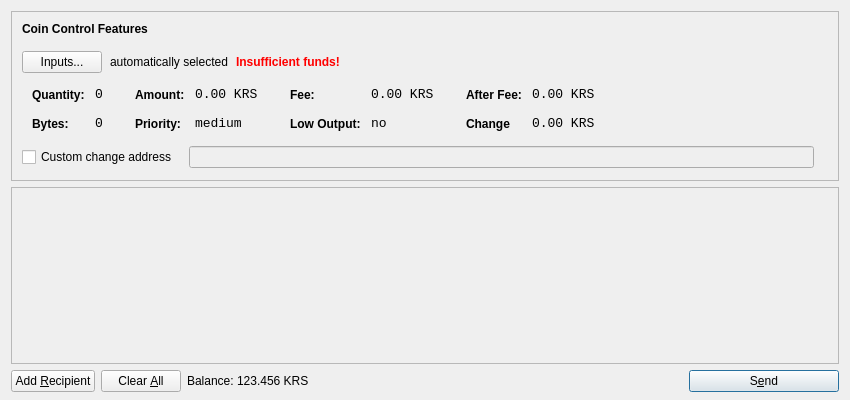
<?xml version="1.0" encoding="UTF-8"?>
<ui version="4.0">
 <class>SendCoinsDialog</class>
 <widget class="QDialog" name="SendCoinsDialog">
  <property name="geometry">
   <rect>
    <x>0</x>
    <y>0</y>
    <width>850</width>
    <height>400</height>
   </rect>
  </property>
  <property name="windowTitle">
   <string>Send Coins</string>
  </property>
  <layout class="QVBoxLayout" name="verticalLayout" stretch="0,1,0">
   <property name="bottomMargin">
    <number>8</number>
   </property>
   <item>
    <widget class="QFrame" name="frameCoinControl">
     <property name="sizePolicy">
      <sizepolicy hsizetype="Expanding" vsizetype="Expanding">
       <horstretch>0</horstretch>
       <verstretch>0</verstretch>
      </sizepolicy>
     </property>
     <property name="maximumSize">
      <size>
       <width>16777215</width>
       <height>16777215</height>
      </size>
     </property>
     <property name="frameShape">
      <enum>QFrame::StyledPanel</enum>
     </property>
     <property name="frameShadow">
      <enum>QFrame::Sunken</enum>
     </property>
     <layout class="QVBoxLayout" name="verticalLayoutCoinControl2">
      <property name="spacing">
       <number>6</number>
      </property>
      <property name="leftMargin">
       <number>0</number>
      </property>
      <property name="topMargin">
       <number>0</number>
      </property>
      <property name="rightMargin">
       <number>0</number>
      </property>
      <property name="bottomMargin">
       <number>6</number>
      </property>
      <item>
       <layout class="QVBoxLayout" name="verticalLayoutCoinControl" stretch="0,0,0,1,0,0">
        <property name="spacing">
         <number>0</number>
        </property>
        <property name="leftMargin">
         <number>10</number>
        </property>
        <property name="topMargin">
         <number>10</number>
        </property>
        <item>
         <layout class="QHBoxLayout" name="horizontalLayoutCoinControl1">
          <property name="bottomMargin">
           <number>15</number>
          </property>
          <item>
           <widget class="QLabel" name="labelCoinControlFeatures">
            <property name="sizePolicy">
             <sizepolicy hsizetype="Preferred" vsizetype="Maximum">
              <horstretch>0</horstretch>
              <verstretch>0</verstretch>
             </sizepolicy>
            </property>
            <property name="font">
             <font>
              <weight>75</weight>
              <bold>true</bold>
             </font>
            </property>
            <property name="styleSheet">
             <string notr="true">font-weight:bold;</string>
            </property>
            <property name="text">
             <string>Coin Control Features</string>
            </property>
           </widget>
          </item>
         </layout>
        </item>
        <item>
         <layout class="QHBoxLayout" name="horizontalLayoutCoinControl2" stretch="0,0,0,0">
          <property name="spacing">
           <number>8</number>
          </property>
          <property name="bottomMargin">
           <number>10</number>
          </property>
          <item>
           <widget class="QPushButton" name="pushButtonCoinControl">
            <property name="styleSheet">
             <string notr="true"/>
            </property>
            <property name="text">
             <string>Inputs...</string>
            </property>
           </widget>
          </item>
          <item>
           <widget class="QLabel" name="labelCoinControlAutomaticallySelected">
            <property name="text">
             <string>automatically selected</string>
            </property>
            <property name="margin">
             <number>5</number>
            </property>
           </widget>
          </item>
          <item>
           <widget class="QLabel" name="labelCoinControlInsuffFunds">
            <property name="font">
             <font>
              <weight>75</weight>
              <bold>true</bold>
             </font>
            </property>
            <property name="styleSheet">
             <string notr="true">color:red;font-weight:bold;</string>
            </property>
            <property name="text">
             <string>Insufficient funds!</string>
            </property>
            <property name="margin">
             <number>5</number>
            </property>
           </widget>
          </item>
          <item>
           <spacer name="horizontalSpacerCoinControl">
            <property name="orientation">
             <enum>Qt::Horizontal</enum>
            </property>
            <property name="sizeHint" stdset="0">
             <size>
              <width>40</width>
              <height>1</height>
             </size>
            </property>
           </spacer>
          </item>
         </layout>
        </item>
        <item>
         <widget class="QWidget" name="widgetCoinControl" native="true">
          <property name="sizePolicy">
           <sizepolicy hsizetype="Preferred" vsizetype="Preferred">
            <horstretch>0</horstretch>
            <verstretch>0</verstretch>
           </sizepolicy>
          </property>
          <property name="minimumSize">
           <size>
            <width>0</width>
            <height>0</height>
           </size>
          </property>
          <property name="styleSheet">
           <string notr="true"/>
          </property>
          <layout class="QHBoxLayout" name="horizontalLayoutCoinControl5">
           <property name="margin">
            <number>0</number>
           </property>
           <item>
            <layout class="QHBoxLayout" name="horizontalLayoutCoinControl3" stretch="0,0,0,1">
             <property name="spacing">
              <number>20</number>
             </property>
             <property name="topMargin">
              <number>0</number>
             </property>
             <property name="bottomMargin">
              <number>10</number>
             </property>
             <item>
              <layout class="QFormLayout" name="formLayoutCoinControl1">
               <property name="horizontalSpacing">
                <number>10</number>
               </property>
               <property name="verticalSpacing">
                <number>14</number>
               </property>
               <property name="leftMargin">
                <number>10</number>
               </property>
               <property name="topMargin">
                <number>4</number>
               </property>
               <property name="rightMargin">
                <number>6</number>
               </property>
               <item row="0" column="0">
                <widget class="QLabel" name="labelCoinControlQuantityText">
                 <property name="styleSheet">
                  <string notr="true">font-weight:bold;</string>
                 </property>
                 <property name="text">
                  <string>Quantity:</string>
                 </property>
                 <property name="margin">
                  <number>0</number>
                 </property>
                </widget>
               </item>
               <item row="0" column="1">
                <widget class="QLabel" name="labelCoinControlQuantity">
                 <property name="font">
                  <font>
                   <family>Monospace</family>
                   <pointsize>10</pointsize>
                  </font>
                 </property>
                 <property name="cursor">
                  <cursorShape>IBeamCursor</cursorShape>
                 </property>
                 <property name="contextMenuPolicy">
                  <enum>Qt::ActionsContextMenu</enum>
                 </property>
                 <property name="text">
                  <string>0</string>
                 </property>
                 <property name="margin">
                  <number>0</number>
                 </property>
                 <property name="textInteractionFlags">
                  <set>Qt::LinksAccessibleByMouse|Qt::TextSelectableByKeyboard|Qt::TextSelectableByMouse</set>
                 </property>
                </widget>
               </item>
               <item row="1" column="0">
                <widget class="QLabel" name="labelCoinControlBytesText">
                 <property name="styleSheet">
                  <string notr="true">font-weight:bold;</string>
                 </property>
                 <property name="text">
                  <string>Bytes:</string>
                 </property>
                </widget>
               </item>
               <item row="1" column="1">
                <widget class="QLabel" name="labelCoinControlBytes">
                 <property name="font">
                  <font>
                   <family>Monospace</family>
                   <pointsize>10</pointsize>
                  </font>
                 </property>
                 <property name="cursor">
                  <cursorShape>IBeamCursor</cursorShape>
                 </property>
                 <property name="contextMenuPolicy">
                  <enum>Qt::ActionsContextMenu</enum>
                 </property>
                 <property name="text">
                  <string>0</string>
                 </property>
                 <property name="textInteractionFlags">
                  <set>Qt::LinksAccessibleByMouse|Qt::TextSelectableByKeyboard|Qt::TextSelectableByMouse</set>
                 </property>
                </widget>
               </item>
              </layout>
             </item>
             <item>
              <layout class="QFormLayout" name="formLayoutCoinControl2">
               <property name="horizontalSpacing">
                <number>10</number>
               </property>
               <property name="verticalSpacing">
                <number>14</number>
               </property>
               <property name="leftMargin">
                <number>6</number>
               </property>
               <property name="topMargin">
                <number>4</number>
               </property>
               <property name="rightMargin">
                <number>6</number>
               </property>
               <item row="0" column="0">
                <widget class="QLabel" name="labelCoinControlAmountText">
                 <property name="styleSheet">
                  <string notr="true">font-weight:bold;</string>
                 </property>
                 <property name="text">
                  <string>Amount:</string>
                 </property>
                 <property name="margin">
                  <number>0</number>
                 </property>
                </widget>
               </item>
               <item row="0" column="1">
                <widget class="QLabel" name="labelCoinControlAmount">
                 <property name="font">
                  <font>
                   <family>Monospace</family>
                   <pointsize>10</pointsize>
                  </font>
                 </property>
                 <property name="cursor">
                  <cursorShape>IBeamCursor</cursorShape>
                 </property>
                 <property name="contextMenuPolicy">
                  <enum>Qt::ActionsContextMenu</enum>
                 </property>
                 <property name="text">
                  <string>0.00 KRS</string>
                 </property>
                 <property name="textInteractionFlags">
                  <set>Qt::LinksAccessibleByMouse|Qt::TextSelectableByKeyboard|Qt::TextSelectableByMouse</set>
                 </property>
                </widget>
               </item>
               <item row="1" column="0">
                <widget class="QLabel" name="labelCoinControlPriorityText">
                 <property name="styleSheet">
                  <string notr="true">font-weight:bold;</string>
                 </property>
                 <property name="text">
                  <string>Priority:</string>
                 </property>
                </widget>
               </item>
               <item row="1" column="1">
                <widget class="QLabel" name="labelCoinControlPriority">
                 <property name="font">
                  <font>
                   <family>Monospace</family>
                   <pointsize>10</pointsize>
                  </font>
                 </property>
                 <property name="cursor">
                  <cursorShape>IBeamCursor</cursorShape>
                 </property>
                 <property name="contextMenuPolicy">
                  <enum>Qt::ActionsContextMenu</enum>
                 </property>
                 <property name="text">
                  <string>medium</string>
                 </property>
                 <property name="textInteractionFlags">
                  <set>Qt::LinksAccessibleByMouse|Qt::TextSelectableByKeyboard|Qt::TextSelectableByMouse</set>
                 </property>
                </widget>
               </item>
              </layout>
             </item>
             <item>
              <layout class="QFormLayout" name="formLayoutCoinControl3">
               <property name="horizontalSpacing">
                <number>10</number>
               </property>
               <property name="verticalSpacing">
                <number>14</number>
               </property>
               <property name="leftMargin">
                <number>6</number>
               </property>
               <property name="topMargin">
                <number>4</number>
               </property>
               <property name="rightMargin">
                <number>6</number>
               </property>
               <item row="0" column="0">
                <widget class="QLabel" name="labelCoinControlFeeText">
                 <property name="styleSheet">
                  <string notr="true">font-weight:bold;</string>
                 </property>
                 <property name="text">
                  <string>Fee:</string>
                 </property>
                 <property name="margin">
                  <number>0</number>
                 </property>
                </widget>
               </item>
               <item row="0" column="1">
                <widget class="QLabel" name="labelCoinControlFee">
                 <property name="font">
                  <font>
                   <family>Monospace</family>
                   <pointsize>10</pointsize>
                  </font>
                 </property>
                 <property name="cursor">
                  <cursorShape>IBeamCursor</cursorShape>
                 </property>
                 <property name="contextMenuPolicy">
                  <enum>Qt::ActionsContextMenu</enum>
                 </property>
                 <property name="text">
                  <string>0.00 KRS</string>
                 </property>
                 <property name="textInteractionFlags">
                  <set>Qt::LinksAccessibleByMouse|Qt::TextSelectableByKeyboard|Qt::TextSelectableByMouse</set>
                 </property>
                </widget>
               </item>
               <item row="1" column="0">
                <widget class="QLabel" name="labelCoinControlLowOutputText">
                 <property name="styleSheet">
                  <string notr="true">font-weight:bold;</string>
                 </property>
                 <property name="text">
                  <string>Low Output:</string>
                 </property>
                </widget>
               </item>
               <item row="1" column="1">
                <widget class="QLabel" name="labelCoinControlLowOutput">
                 <property name="font">
                  <font>
                   <family>Monospace</family>
                   <pointsize>10</pointsize>
                  </font>
                 </property>
                 <property name="cursor">
                  <cursorShape>IBeamCursor</cursorShape>
                 </property>
                 <property name="contextMenuPolicy">
                  <enum>Qt::ActionsContextMenu</enum>
                 </property>
                 <property name="text">
                  <string>no</string>
                 </property>
                 <property name="textInteractionFlags">
                  <set>Qt::LinksAccessibleByMouse|Qt::TextSelectableByKeyboard|Qt::TextSelectableByMouse</set>
                 </property>
                </widget>
               </item>
              </layout>
             </item>
             <item>
              <layout class="QFormLayout" name="formLayoutCoinControl4">
               <property name="horizontalSpacing">
                <number>10</number>
               </property>
               <property name="verticalSpacing">
                <number>14</number>
               </property>
               <property name="leftMargin">
                <number>6</number>
               </property>
               <property name="topMargin">
                <number>4</number>
               </property>
               <property name="rightMargin">
                <number>6</number>
               </property>
               <item row="0" column="0">
                <widget class="QLabel" name="labelCoinControlAfterFeeText">
                 <property name="styleSheet">
                  <string notr="true">font-weight:bold;</string>
                 </property>
                 <property name="text">
                  <string>After Fee:</string>
                 </property>
                 <property name="margin">
                  <number>0</number>
                 </property>
                </widget>
               </item>
               <item row="0" column="1">
                <widget class="QLabel" name="labelCoinControlAfterFee">
                 <property name="font">
                  <font>
                   <family>Monospace</family>
                   <pointsize>10</pointsize>
                  </font>
                 </property>
                 <property name="cursor">
                  <cursorShape>IBeamCursor</cursorShape>
                 </property>
                 <property name="contextMenuPolicy">
                  <enum>Qt::ActionsContextMenu</enum>
                 </property>
                 <property name="text">
                  <string>0.00 KRS</string>
                 </property>
                 <property name="textInteractionFlags">
                  <set>Qt::LinksAccessibleByMouse|Qt::TextSelectableByKeyboard|Qt::TextSelectableByMouse</set>
                 </property>
                </widget>
               </item>
               <item row="1" column="0">
                <widget class="QLabel" name="labelCoinControlChangeText">
                 <property name="styleSheet">
                  <string notr="true">font-weight:bold;</string>
                 </property>
                 <property name="text">
                  <string>Change</string>
                 </property>
                </widget>
               </item>
               <item row="1" column="1">
                <widget class="QLabel" name="labelCoinControlChange">
                 <property name="font">
                  <font>
                   <family>Monospace</family>
                   <pointsize>10</pointsize>
                  </font>
                 </property>
                 <property name="cursor">
                  <cursorShape>IBeamCursor</cursorShape>
                 </property>
                 <property name="contextMenuPolicy">
                  <enum>Qt::ActionsContextMenu</enum>
                 </property>
                 <property name="text">
                  <string>0.00 KRS</string>
                 </property>
                 <property name="textInteractionFlags">
                  <set>Qt::LinksAccessibleByMouse|Qt::TextSelectableByKeyboard|Qt::TextSelectableByMouse</set>
                 </property>
                </widget>
               </item>
              </layout>
             </item>
            </layout>
           </item>
          </layout>
         </widget>
        </item>
        <item>
         <layout class="QHBoxLayout" name="horizontalLayoutCoinControl4" stretch="0,0,0">
          <property name="spacing">
           <number>12</number>
          </property>
          <property name="sizeConstraint">
           <enum>QLayout::SetDefaultConstraint</enum>
          </property>
          <property name="topMargin">
           <number>5</number>
          </property>
          <property name="rightMargin">
           <number>5</number>
          </property>
          <item>
           <widget class="QCheckBox" name="checkBoxCoinControlChange">
            <property name="text">
             <string>Custom change address</string>
            </property>
           </widget>
          </item>
          <item>
           <widget class="QLineEdit" name="lineEditCoinControlChange">
            <property name="enabled">
             <bool>false</bool>
            </property>
            <property name="sizePolicy">
             <sizepolicy hsizetype="Expanding" vsizetype="Fixed">
              <horstretch>0</horstretch>
              <verstretch>0</verstretch>
             </sizepolicy>
            </property>
           </widget>
          </item>
          <item>
           <widget class="QLabel" name="labelCoinControlChangeLabel">
            <property name="sizePolicy">
             <sizepolicy hsizetype="Preferred" vsizetype="Expanding">
              <horstretch>0</horstretch>
              <verstretch>0</verstretch>
             </sizepolicy>
            </property>
            <property name="minimumSize">
             <size>
              <width>0</width>
              <height>0</height>
             </size>
            </property>
            <property name="text">
             <string/>
            </property>
            <property name="margin">
             <number>3</number>
            </property>
           </widget>
          </item>
         </layout>
        </item>
        <item>
         <layout class="QHBoxLayout" name="horizontalLayoutCoinControl7" stretch="">
          <property name="spacing">
           <number>0</number>
          </property>
          <property name="sizeConstraint">
           <enum>QLayout::SetDefaultConstraint</enum>
          </property>
          <property name="topMargin">
           <number>5</number>
          </property>
          <property name="rightMargin">
           <number>5</number>
          </property>
         </layout>
        </item>
        <item>
         <spacer name="verticalSpacerCoinControl">
          <property name="orientation">
           <enum>Qt::Vertical</enum>
          </property>
          <property name="sizeHint" stdset="0">
           <size>
            <width>800</width>
            <height>1</height>
           </size>
          </property>
         </spacer>
        </item>
       </layout>
      </item>
     </layout>
    </widget>
   </item>
   <item>
    <widget class="QScrollArea" name="scrollArea">
     <property name="widgetResizable">
      <bool>true</bool>
     </property>
     <widget class="QWidget" name="scrollAreaWidgetContents">
      <property name="geometry">
       <rect>
        <x>0</x>
        <y>0</y>
        <width>830</width>
        <height>166</height>
       </rect>
      </property>
      <layout class="QVBoxLayout" name="verticalLayout_2">
       <property name="margin">
        <number>0</number>
       </property>
       <item>
        <layout class="QVBoxLayout" name="entries">
         <property name="spacing">
          <number>6</number>
         </property>
        </layout>
       </item>
       <item>
        <spacer name="verticalSpacer">
         <property name="orientation">
          <enum>Qt::Vertical</enum>
         </property>
         <property name="sizeHint" stdset="0">
          <size>
           <width>20</width>
           <height>40</height>
          </size>
         </property>
        </spacer>
       </item>
      </layout>
     </widget>
    </widget>
   </item>
   <item>
    <layout class="QHBoxLayout" name="horizontalLayout">
     <item>
      <widget class="QPushButton" name="addButton">
       <property name="toolTip">
        <string>Send to multiple recipients at once</string>
       </property>
       <property name="text">
        <string>Add &amp;Recipient</string>
       </property>
       <property name="icon">
        <iconset resource="../bitcoin.qrc">
         <normaloff>:/icons/add</normaloff>:/icons/add</iconset>
       </property>
       <property name="autoDefault">
        <bool>false</bool>
       </property>
      </widget>
     </item>
     <item>
      <widget class="QPushButton" name="clearButton">
       <property name="sizePolicy">
        <sizepolicy hsizetype="Minimum" vsizetype="Fixed">
         <horstretch>0</horstretch>
         <verstretch>0</verstretch>
        </sizepolicy>
       </property>
       <property name="toolTip">
        <string>Remove all transaction fields</string>
       </property>
       <property name="text">
        <string>Clear &amp;All</string>
       </property>
       <property name="icon">
        <iconset resource="../bitcoin.qrc">
         <normaloff>:/icons/remove</normaloff>:/icons/remove</iconset>
       </property>
       <property name="autoRepeatDelay">
        <number>300</number>
       </property>
       <property name="autoDefault">
        <bool>false</bool>
       </property>
      </widget>
     </item>
     <item>
      <layout class="QHBoxLayout" name="horizontalLayout_2">
       <property name="spacing">
        <number>3</number>
       </property>
       <item>
        <widget class="QLabel" name="label">
         <property name="sizePolicy">
          <sizepolicy hsizetype="Preferred" vsizetype="Fixed">
           <horstretch>0</horstretch>
           <verstretch>0</verstretch>
          </sizepolicy>
         </property>
         <property name="text">
          <string>Balance:</string>
         </property>
        </widget>
       </item>
       <item>
        <widget class="QLabel" name="labelBalance">
         <property name="sizePolicy">
          <sizepolicy hsizetype="Preferred" vsizetype="Fixed">
           <horstretch>0</horstretch>
           <verstretch>0</verstretch>
          </sizepolicy>
         </property>
         <property name="cursor">
          <cursorShape>IBeamCursor</cursorShape>
         </property>
         <property name="text">
          <string>123.456 KRS</string>
         </property>
         <property name="textInteractionFlags">
          <set>Qt::LinksAccessibleByMouse|Qt::TextSelectableByKeyboard|Qt::TextSelectableByMouse</set>
         </property>
        </widget>
       </item>
      </layout>
     </item>
     <item>
      <spacer name="horizontalSpacer">
       <property name="orientation">
        <enum>Qt::Horizontal</enum>
       </property>
       <property name="sizeHint" stdset="0">
        <size>
         <width>40</width>
         <height>20</height>
        </size>
       </property>
      </spacer>
     </item>
     <item>
      <widget class="QPushButton" name="sendButton">
       <property name="minimumSize">
        <size>
         <width>150</width>
         <height>0</height>
        </size>
       </property>
       <property name="toolTip">
        <string>Confirm the send action</string>
       </property>
       <property name="text">
        <string>S&amp;end</string>
       </property>
       <property name="icon">
        <iconset resource="../bitcoin.qrc">
         <normaloff>:/icons/send</normaloff>:/icons/send</iconset>
       </property>
       <property name="default">
        <bool>true</bool>
       </property>
      </widget>
     </item>
    </layout>
   </item>
  </layout>
 </widget>
 <resources>
  <include location="../bitcoin.qrc"/>
 </resources>
 <connections/>
</ui>
